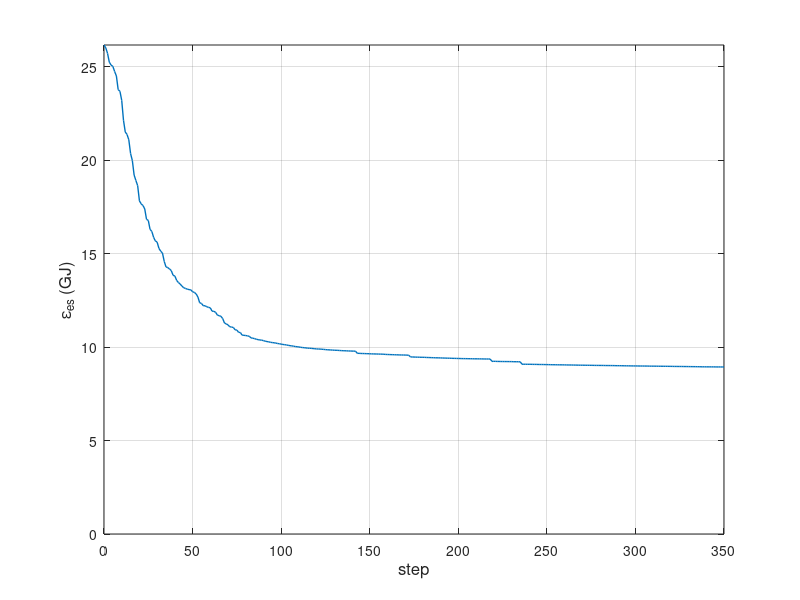

MATLAB code to generate this figure:
close all
clear all
clc

Es = load('EsEnergy.dat')*1e-9;
step = (0:size(Es)-1)';

set(gcf,'Units','inches','OuterPosition', [20 20 20 20]/6)

plot(step,Es,'LineWidth',1,'LineStyle','-');
xlabel('step','FontSize',12);
ylabel('\epsilon_{es} (GJ)','FontSize',12);
set(gca,'FontSize',10);
axis([0 max(step) min(0) max(Es)]) ;
box on
grid on